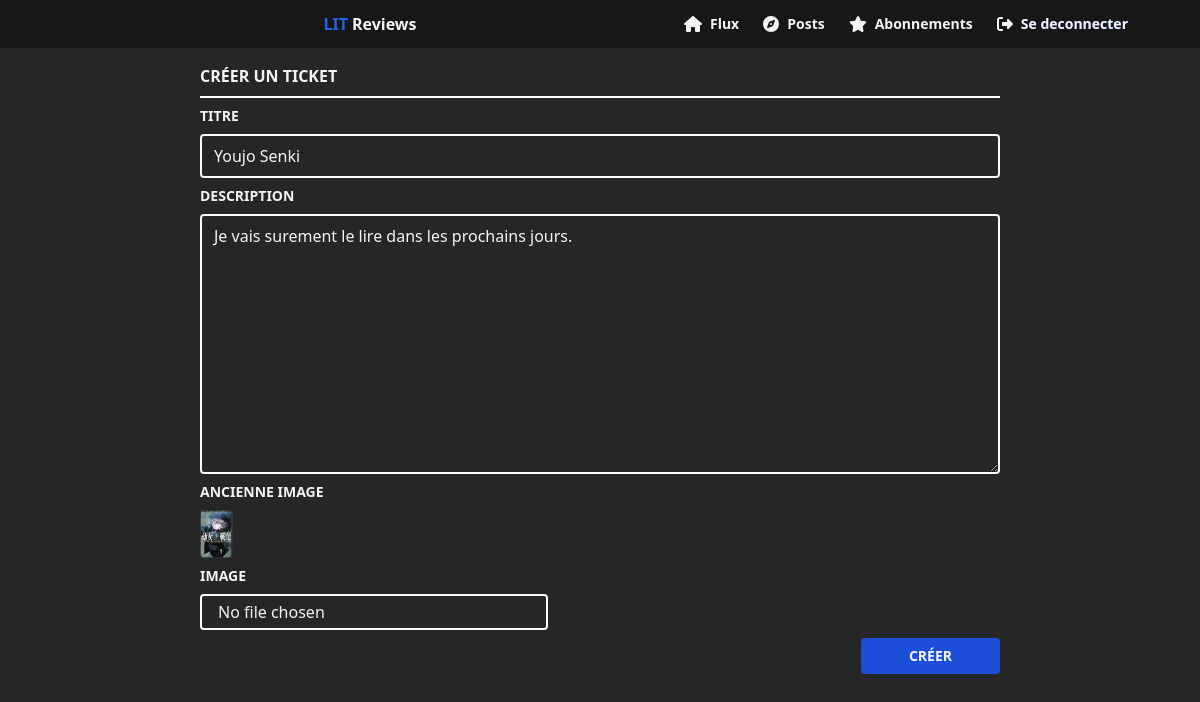
Page /create_ticket/11 (signed in) on the committed database.
### reviews/models/Ticket.py (models this page shows)
class Ticket(models.Model):
    title = models.CharField(max_length=128)
    description = models.TextField(max_length=2048)
    user = models.ForeignKey(
        to=settings.AUTH_USER_MODEL, on_delete=models.CASCADE, blank=True)
    image = models.ImageField(upload_to='images/', null=True, blank=True)
    time_created = models.DateTimeField(auto_now_add=True)

### reviews/views/create_ticket.py (the view, shortened to what this page needs)
# urls.py: path('create_ticket', views.create_ticket_view, name='create_ticket'),
@login_required(login_url='/login')
def create_ticket_view(request, ticket_id=None):
    template = 'create_ticket.html'
    context = {}
    if ticket_id:
        if not Ticket.objects.filter(id=ticket_id).exists():
            return redirect('index')
        ticket = Ticket.objects.get(id=ticket_id)
        if not ticket.user == request.user:
            return redirect('index')
        context['ticket'] = ticket
    return render(request, template, context)

### reviews/templates/create_ticket.html (shortened to what this page needs)
{% extends '_base.html' %} {% block content %} {% include '_navbar.html' %}
<div class="flex flex-col w-3/4 py-4 mx-auto md:w-2/3 gap-y-4">
  <div class="flex flex-col w-full gap-y-2">
    <h3 class="font-semibold uppercase">Créer un ticket</h3>
    <div class="h-0.5 bg-white w-full"></div>
    <form
      method="post"
      class="flex flex-col gap-y-2"
      enctype="multipart/form-data"
    >
      <label for="title" class="text-sm font-semibold uppercase">Titre</label>
      <input
        type="text"
        name="title"
        id="title"
        placeholder="Titre"
        value="{{ ticket.title}}"
        required
        class="w-full transition-all duration-300 bg-transparent border-2 border-white rounded hover:border-purple-500 focus:ring-0 focus:border-white peer"
      />
      <label for="description" class="text-sm font-semibold uppercase"
        >Description</label
      >
      <textarea
        name="description"
        id="description"
        cols="30"
        rows="10"
        required
        placeholder="Description"
        class="w-full transition-all duration-300 bg-transparent border-2 border-white rounded hover:border-purple-500 focus:ring-0 focus:border-white peer"
      >{{ticket.description}}</textarea>
      {% if ticket.image and ticket.image.url %}
      <p class="text-sm font-semibold uppercase">Ancienne image</p>
      <img src="{{ticket.image.url}}" class="object-contain h-12 w-min"/>
      {% endif %}
      <label for="image" class="text-sm font-semibold uppercase">Image</label>
      <input
        type="file"
        name="image"
        id="image"
        accept="image/*"
        class="px-4 py-1 transition-all duration-300 bg-transparent border-2 border-white rounded cursor-pointer file:hidden w-min hover:border-purple-500 focus:ring-0 focus:border-white peer"
      />
      <button
        class="flex items-center justify-center px-12 py-2 ml-auto text-sm font-semibold text-center uppercase transition-all duration-300 bg-blue-700 rounded w-max hover:bg-blue-500"
      >
      {% if review %}Editer{%else%}Créer{% endif %}
      </button>
    </form>
  </div>
</div>
{% endblock content %}

### rows in the picture
Ticket: title "Youjo Senki", description "Je vais surement le lire dans les prochains jours.", image (picture)
